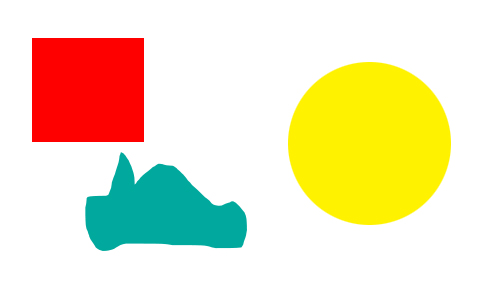
#> input picture ris1.jpg, 500 x 281 px
$ python boundaring.py
#> lines starting #> are read from the running program, lines starting #| are printed output that depends on the picture; after the words box and inside, x2 and y2 are one past the last pixel; in counts of white or black regions, pixels touching at a corner belong together; long printed decimals are rounded
import cv2
import numpy as np

#ищет количество пикселей удовлетворяющих маске
def pxls_num(mask):
    num = 0
    height = np.size(mask, 0)
    width = np.size(mask, 1)

    for h in range(height):
	    for w in range(width):
		    if mask[h][w] == 255:
			    num = num + 1

    return num

#считываем изображение
img = cv2.imread('ris1.jpg')
#> img is the input picture: shape (281, 500, 3); mean B, G, R 189.2, 225.9, 237
img_hsv = cv2.cvtColor(img, cv2.COLOR_BGR2HSV)
#> img_hsv: shape (281, 500, 3); mean H, S, V 12.2, 76.7, 248.7

#размеры
height = np.size(img, 0)
#> height = 281
width = np.size(img, 1)
#> width = 500
pxls = height*width
#> pxls = 140500

#чёрная маска
lower_black = np.array([0,0,0])
upper_black = np.array([250,255,30])
mask = cv2.inRange(img_hsv, lower_black, upper_black)
#> mask: shape (281, 500); every value is 0
black_num = pxls_num(mask)
#> in pxls_num, `height = np.size(mask, 0)`: height = 281
#> in pxls_num, `width = np.size(mask, 1)`: width = 500
#> black_num = 0

#белая маска
lower_white = np.array([0,0,255])
upper_white = np.array([0,0,255])
mask = cv2.inRange(img_hsv, lower_white, upper_white)
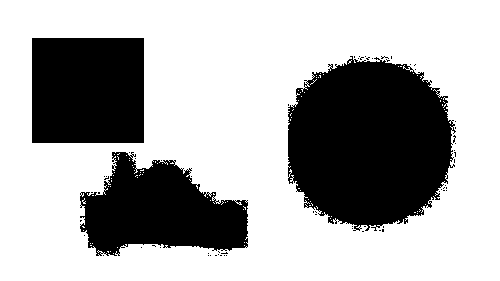
#> mask: shape (281, 500); 67.7% white; 66 black regions (63 under 20 px), largest, box (x1, y1, x2, y2) and area: (288, 56, 456, 231) 22369, (32, 38, 144, 143) 11760, (80, 152, 248, 256) 11144
white_num = pxls_num(mask)
#> white_num = 95075

#красная маска
lower_red = np.array([0,150,50])
upper_red = np.array([10,255,255])
mask = cv2.inRange(img_hsv, lower_red, upper_red)
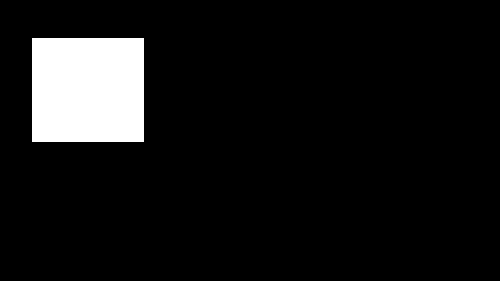
#> mask: shape (281, 500); 8.3% white; 1 white region, box (x1, y1, x2, y2) and area: (32, 38, 144, 142) 11648
red_num = pxls_num(mask)
#> red_num = 11648

#зелёная маска
lower_green = np.array([45,150,50])
upper_green = np.array([65,255,255])
mask = cv2.inRange(img_hsv, lower_green, upper_green)
green_num = pxls_num(mask)
#> green_num = 0

#жёлтая маска
lower_yellow = np.array([25,150,50])
upper_yellow = np.array([35,255,255])
mask = cv2.inRange(img_hsv, lower_yellow, upper_yellow)
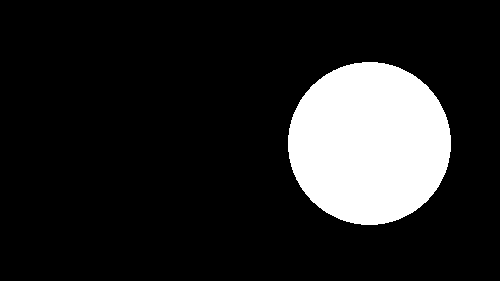
#> mask: shape (281, 500); 14.8% white; 1 white region, box (x1, y1, x2, y2) and area: (288, 62, 451, 225) 20817
yellow_num = pxls_num(mask)
#> yellow_num = 20817

#оранжевая маска
lower_orange = np.array([15,150,0])
upper_orange = np.array([25,255,255])
mask = cv2.inRange(img_hsv, lower_orange, upper_orange)
orange_num = pxls_num(mask)
#> orange_num = 0

#тёмно-синяя маска
lower_dark_blue = np.array([115,150,0])
upper_dark_blue = np.array([125,255,255])
mask = cv2.inRange(img_hsv, lower_dark_blue, upper_dark_blue)
dark_blue_num = pxls_num(mask)
#> dark_blue_num = 0

#циановая маска
lower_cyan = np.array([85,150,0])
upper_cyan = np.array([95,255,255])
mask = cv2.inRange(img_hsv, lower_cyan, upper_cyan)
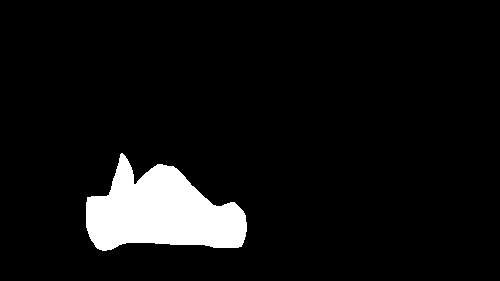
#> mask: shape (281, 500); 6.9% white; 1 white region, box (x1, y1, x2, y2) and area: (86, 153, 247, 251) 9734
cyan_num = pxls_num(mask)
#> cyan_num = 9734

#светло-синяя маска
lower_light_blue = np.array([95,150,0])
upper_light_blue = np.array([110,255,255])
mask = cv2.inRange(img_hsv, lower_light_blue, upper_light_blue)
light_blue_num = pxls_num(mask)
#> light_blue_num = 0

#тёмно-розовая маска
lower_dark_pink = np.array([160,150,0])
upper_dark_pink = np.array([170,255,255])
mask = cv2.inRange(img_hsv, lower_dark_pink, upper_dark_pink)
dark_pink_num = pxls_num(mask)
#> dark_pink_num = 0

#розовая маска
lower_pink = np.array([145,150,0])
upper_pink = np.array([155,255,255])
mask = cv2.inRange(img_hsv, lower_pink, upper_pink)
pink_num = pxls_num(mask)
#> pink_num = 0

#подсчёт процентов
percentages = {
    "black": black_num/pxls,
    "white": white_num/pxls,
    "red": red_num/pxls,
    "green": green_num/pxls,
    "yellow": yellow_num/pxls,
    "orange": orange_num/pxls,
    "dark-blue": dark_blue_num/pxls,
    "cyan": cyan_num/pxls,
    "light-blue": light_blue_num/pxls,
    "dark-pink": dark_pink_num/pxls,
    "pink": pink_num/pxls,
}

#вывод
for key in percentages.keys():
    print(str(key) + ": " + str(100*percentages.get(key)) + "%")
#> this loop made 11 passes
#> key on passes 1 to 11: 'black', 'white', 'red', 'green', 'yellow', 'orange', 'dark-blue', 'cyan', 'light-blue', 'dark-pink', 'pink'
#| black: 0.0%
#| white: 67.669%
#| red: 8.290%
#| green: 0.0%
#| yellow: 14.816%
#| orange: 0.0%
#| dark-blue: 0.0%
#| cyan: 6.928%
#> (further printed lines are left out)

cv2.imshow('', img)
cv2.waitKey()
